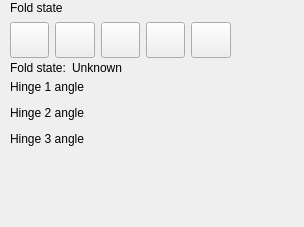
     <widget class="QWidget" name="page_3">
      <widget class="QLabel" name="lbl_posture">
       <property name="geometry">
        <rect>
         <x>10</x>
         <y>0</y>
         <width>80</width>
         <height>15</height>
        </rect>
       </property>
       <property name="text">
        <string>Fold state</string>
       </property>
      </widget>
      <widget class="QLabel" name="lbl_currentPosture">
       <property name="geometry">
        <rect>
         <x>10</x>
         <y>60</y>
         <width>80</width>
         <height>16</height>
        </rect>
       </property>
       <property name="text">
        <string>Fold state:</string>
       </property>
       <property name="textFormat">
        <enum>Qt::AutoText</enum>
       </property>
       <property name="ColorGroup" stdset="0">
        <string>Title</string>
       </property>
      </widget>
      <widget class="QLabel" name="lbl_currentPostureValue">
       <property name="geometry">
        <rect>
         <x>72</x>
         <y>60</y>
         <width>121</width>
         <height>16</height>
        </rect>
       </property>
       <property name="text">
        <string>Unknown</string>
       </property>
       <property name="textFormat">
        <enum>Qt::AutoText</enum>
       </property>
       <property name="ColorGroup" stdset="0">
        <string>Title</string>
       </property>
      </widget>
      <widget class="QWidget" name="scrollAreaWidgetContents">
       <property name="geometry">
        <rect>
         <x>10</x>
         <y>80</y>
         <width>285</width>
         <height>138</height>
        </rect>
       </property>
       <layout class="QVBoxLayout" name="verticalLayout">
        <item>
         <widget class="QLabel" name="hinge0Label">
          <property name="text">
           <string>Hinge 1 angle</string>
          </property>
          <property name="ColorGroup" stdset="0">
           <string>Title</string>
          </property>
         </widget>
        </item>
        <item>
         <layout class="QHBoxLayout" name="horizontalLayout_2">
          <item>
           <widget class="EditableSliderWidget" name="hinge0Slider" native="true"/>
          </item>
         </layout>
        </item>
        <item>
         <widget class="QLabel" name="hinge1Label">
          <property name="text">
           <string>Hinge 2 angle</string>
          </property>
          <property name="ColorGroup" stdset="0">
           <string>Title</string>
          </property>
         </widget>
        </item>
        <item>
         <layout class="QHBoxLayout" name="horizontalLayout_3">
          <item>
           <widget class="EditableSliderWidget" name="hinge1Slider" native="true"/>
          </item>
         </layout>
        </item>
        <item>
         <widget class="QLabel" name="hinge2Label">
          <property name="text">
           <string>Hinge 3 angle</string>
          </property>
          <property name="ColorGroup" stdset="0">
           <string>Title</string>
          </property>
         </widget>
        </item>
        <item>
         <layout class="QHBoxLayout" name="horizontalLayout_4">
          <item>
           <widget class="EditableSliderWidget" name="hinge2Slider" native="true"/>
          </item>
         </layout>
        </item>
        <item>
         <spacer name="verticalSpacer">
          <property name="orientation">
           <enum>Qt::Vertical</enum>
          </property>
          <property name="sizeHint" stdset="0">
           <size>
            <width>20</width>
            <height>40</height>
           </size>
          </property>
         </spacer>
        </item>
       </layout>
      </widget>
      <widget class="QWidget" name="horizontalLayoutWidget_2">
       <property name="geometry">
        <rect>
         <x>10</x>
         <y>20</y>
         <width>260</width>
         <height>41</height>
        </rect>
       </property>
       <layout class="QHBoxLayout" name="horizontalLayout_6">
        <property name="sizeConstraint">
         <enum>QLayout::SetDefaultConstraint</enum>
        </property>
        <item>
         <widget class="RaisedMaterialButton" name="btn_postureClosed">
          <property name="minimumSize">
           <size>
            <width>36</width>
            <height>36</height>
           </size>
          </property>
          <property name="toolTip">
           <string>Closed</string>
          </property>
          <property name="accessibleDescription">
           <string>Device posture closed</string>
          </property>
          <property name="text">
           <string/>
          </property>
          <property name="icon">
           <iconset resource="../resources.qrc">
            <normaloff>:/all/posture_closed_0BA</normaloff>:/all/posture_closed_0BA</iconset>
          </property>
          <property name="iconSize">
           <size>
            <width>24</width>
            <height>24</height>
           </size>
          </property>
          <property name="ColorGroup" stdset="0">
           <string>Button</string>
          </property>
         </widget>
        </item>
        <item>
         <widget class="RaisedMaterialButton" name="btn_postureFlipped">
          <property name="minimumSize">
           <size>
            <width>36</width>
            <height>36</height>
           </size>
          </property>
          <property name="toolTip">
           <string>Flipped</string>
          </property>
          <property name="accessibleDescription">
           <string>Device posture flipped</string>
          </property>
          <property name="text">
           <string/>
          </property>
          <property name="icon">
           <iconset resource="../resources.qrc">
            <normaloff>:/all/posture_flipped_0BA</normaloff>:/all/posture_flipped_0BA</iconset>
          </property>
          <property name="iconSize">
           <size>
            <width>24</width>
            <height>24</height>
           </size>
          </property>
          <property name="ColorGroup" stdset="0">
           <string>Button</string>
          </property>
         </widget>
        </item>
        <item>
         <widget class="RaisedMaterialButton" name="btn_postureHalfOpen">
          <property name="minimumSize">
           <size>
            <width>36</width>
            <height>36</height>
           </size>
          </property>
          <property name="toolTip">
           <string>Half-Open</string>
          </property>
          <property name="accessibleDescription">
           <string>Device posture half-open</string>
          </property>
          <property name="text">
           <string/>
          </property>
          <property name="icon">
           <iconset resource="../resources.qrc">
            <normaloff>:/all/posture_half-open_0BA</normaloff>:/all/posture_half-open_0BA</iconset>
          </property>
          <property name="iconSize">
           <size>
            <width>24</width>
            <height>24</height>
           </size>
          </property>
          <property name="ColorGroup" stdset="0">
           <string>Button</string>
          </property>
         </widget>
        </item>
        <item>
         <widget class="RaisedMaterialButton" name="btn_postureOpen">
          <property name="minimumSize">
           <size>
            <width>36</width>
            <height>36</height>
           </size>
          </property>
          <property name="toolTip">
           <string>Open</string>
          </property>
          <property name="accessibleDescription">
           <string>Device posture open</string>
          </property>
          <property name="text">
           <string/>
          </property>
          <property name="icon">
           <iconset resource="../resources.qrc">
            <normaloff>:/all/posture_open_0BA</normaloff>:/all/posture_open_0BA</iconset>
          </property>
          <property name="iconSize">
           <size>
            <width>24</width>
            <height>24</height>
           </size>
          </property>
          <property name="ColorGroup" stdset="0">
           <string>Button</string>
          </property>
         </widget>
        </item>
        <item>
         <widget class="RaisedMaterialButton" name="btn_postureTent">
          <property name="minimumSize">
           <size>
            <width>36</width>
            <height>36</height>
           </size>
          </property>
          <property name="toolTip">
           <string>Tent</string>
          </property>
          <property name="accessibleDescription">
           <string>Device posture tent</string>
          </property>
          <property name="text">
           <string/>
          </property>
          <property name="icon">
           <iconset resource="../resources.qrc">
            <normaloff>:/all/posture_tent_0BA</normaloff>:/all/posture_tent_0BA</iconset>
          </property>
          <property name="iconSize">
           <size>
            <width>24</width>
            <height>24</height>
           </size>
          </property>
          <property name="ColorGroup" stdset="0">
           <string>Button</string>
          </property>
         </widget>
        </item>
        <item>
         <spacer name="horizontalSpacer">
          <property name="orientation">
           <enum>Qt::Horizontal</enum>
          </property>
          <property name="sizeHint" stdset="0">
           <size>
            <width>40</width>
            <height>20</height>
           </size>
          </property>
         </spacer>
        </item>
       </layout>
      </widget>
     </widget>
